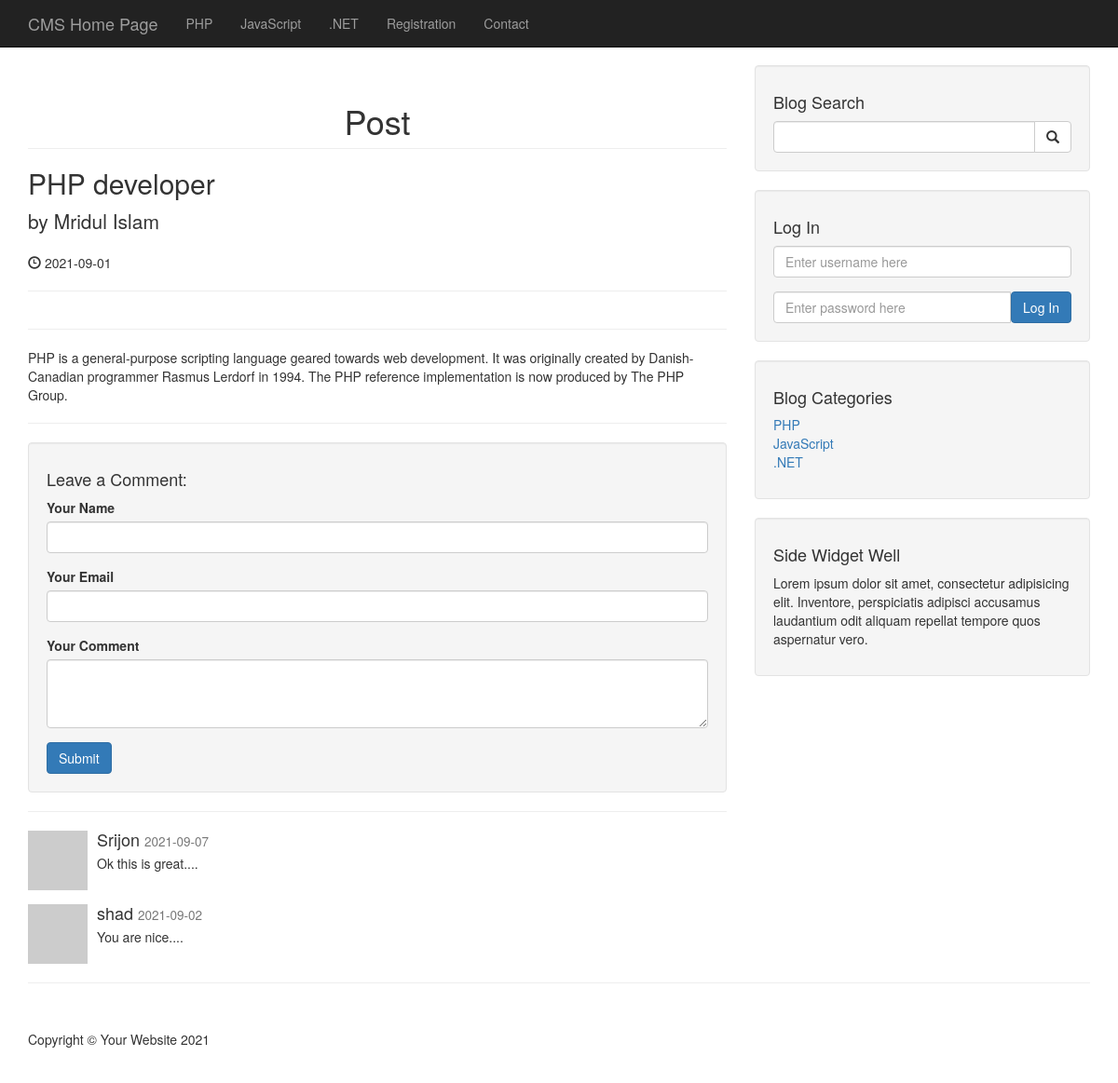
/post.php?p_id=33, run on an earlier commit of the app's database.
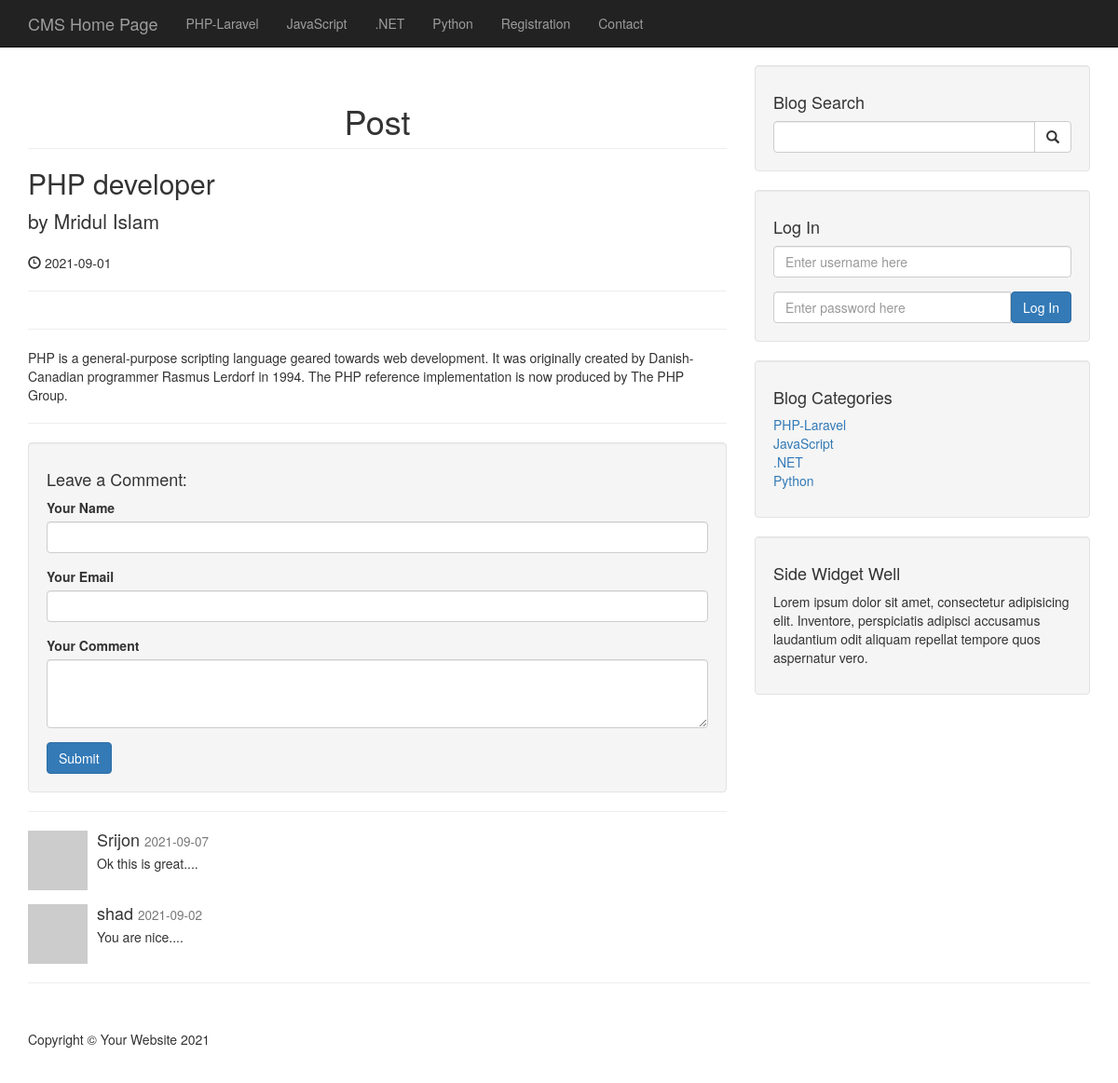
And on a later commit of the database.
### tables this page shows
CREATE TABLE `categories` (
  `cat_id` int(5) NOT NULL,
  `cat_title` varchar(255) NOT NULL
);

CREATE TABLE `posts` (
  `post_id` int(11) NOT NULL,
  `post_category_id` int(3) NOT NULL,
  `post_title` varchar(255) NOT NULL,
  `post_author` varchar(255) NOT NULL,
  `post_user` varchar(255) NOT NULL,
  `post_date` date NOT NULL,
  `post_image` text NOT NULL,
  `post_content` text NOT NULL,
  `post_tags` varchar(255) NOT NULL,
  `post_comment_count` int(3) NOT NULL,
  `post_status` varchar(255) NOT NULL DEFAULT 'draft',
  `post_views_count` int(11) NOT NULL
);

CREATE TABLE `comments` (
  `comment_id` int(11) NOT NULL,
  `comment_post_id` int(3) NOT NULL,
  `comment_author` varchar(255) NOT NULL,
  `comment_email` varchar(255) NOT NULL,
  `comment_content` text NOT NULL,
  `comment_status` varchar(255) NOT NULL,
  `comment_date` date NOT NULL
);

### post.php (the view, shortened to what the changed rows need)
<?php include("includes/db.php"); ?>
<?php include("includes/header.php"); ?>
    <?php include("includes/navigation.php");?>
    <div class="container">
        <div class="row">
            <div class="col-md-8">
                <?php
                if(isset($_GET['p_id'])){
                    $the_post_id = $_GET['p_id'];
                    $query = "UPDATE posts SET post_views_count = post_views_count + 1 WHERE post_id = {$the_post_id}";
                    if(isset($_SESSION['user_role']) && $_SESSION['user_role'] == 'Admin'){
                        $query = "SELECT * FROM posts WHERE post_id='{$the_post_id}' ";
                    }
                    else{
                        $query = "SELECT * FROM posts WHERE post_id='{$the_post_id}' AND post_status = 'published' ";
                    }
                    $select_all_posts_query = mysqli_query($connection,$query);
                    $count_posts = mysqli_num_rows($select_all_posts_query);
                    if($count_posts < 1){
                        echo "<h1 class='text-center text-info'> You are not able to see this post. </h1>";
                    }
                    else{
                        while($row = mysqli_fetch_assoc($select_all_posts_query)){
                            $post_title   = $row['post_title'];
                            $post_user    = $row['post_user'];
                            $post_date    = $row['post_date'];
                            $post_content = $row['post_content'];
                ?>
                        <h1 class="page-header text-center">
                            Post
                        </h1>
                        <h2>
                            <?php echo $post_title;?>
                        </h2>
                        <p class="lead">
                            by <?php echo $post_user;?>
                        </p>
                        <p><span class="glyphicon glyphicon-time"></span> <?php echo $post_date;?> </p>
                        <hr>
                        <hr>
                        <p> <?php echo $post_content;?> </p>
                        <hr>
                <?php
                            }
                ?>
                        <div class="well">
                            <h4>Leave a Comment:</h4>
                            <form action="" method="post" role="form">
                            </form>
                        </div>
                        <hr>
                <?php
                        $query = "SELECT * FROM comments WHERE comment_post_id={$the_post_id} ";
                        $query .= "AND comment_status='approved' ";
                        $query .= "ORDER BY comment_id DESC ";
                        $select_comment_query = mysqli_query($connection, $query);
                        while($row = mysqli_fetch_assoc($select_comment_query)){
                            $the_comment_author = $row['comment_author'];
                            $the_comment_date = $row['comment_date'];
                            $the_comment_content = $row['comment_content'];
                ?>
                            <div class="media">
                                <a class="pull-left" href="#">
                                    <img class="media-object" src="http://placehold.it/64x64" alt="">
                                </a>
                                <div class="media-body">
                                    <h4 class="media-heading"><?php echo $the_comment_author; ?>
                                        <small><?php echo $the_comment_date; ?></small>
                                    </h4>
                                    <?php echo $the_comment_content;?>
                                </div>
                            </div>
                <?php
                        }
                    }
                }
                else{
                    header("Location: index.php");
                }
                ?>
            </div>
            <?php include("includes/sidebar.php");?>
        </div>
<?php include("includes/footer.php"); ?>

### includes/navigation.php (shortened to what the changed rows need)
<nav class="navbar navbar-inverse navbar-fixed-top" role="navigation">
        <div class="container">
            <div class="collapse navbar-collapse" id="bs-example-navbar-collapse-1">
                <ul class="nav navbar-nav">
                    <?php
                    $query = "SELECT * FROM categories";
                    $select_all_categories_query = mysqli_query($connection,$query);
                    while ($row = mysqli_fetch_assoc($select_all_categories_query)) {
                        $cat_id    = $row['cat_id'];
                        $cat_title = $row['cat_title'];
                        $category_class     = '';
                        echo "<li class='$category_class'>  <a href='category.php?category={$cat_id}'>{$cat_title}</a> </li>";
                    }
                    ?>
                </ul>
            </div>
        </div>
    </nav>

### includes/sidebar.php (shortened to what the changed rows need)
<div class="col-md-4">
    <div class="well">
        <?php
        $query = "SELECT * FROM categories";
        $query_result = mysqli_query($connection, $query);
        ?>
        <div class="row">
            <div class="col-lg-12">
                <ul class="list-unstyled">
                    <?php
                    while($row = mysqli_fetch_assoc($query_result)){
                        $cat_id = $row['cat_id'];
                        $cat_title = $row['cat_title'];
                        echo "<li><a href='category.php?category={$cat_id}'> {$cat_title} </a>
                        </li>";
                    }
                    ?>
                </ul>
            </div>
        </div>
    </div>
</div>

What changed in the data, as far as the page shows it:
changed categories: cat_title "PHP" → "PHP-Laravel"
added categories: cat_title "Python"
